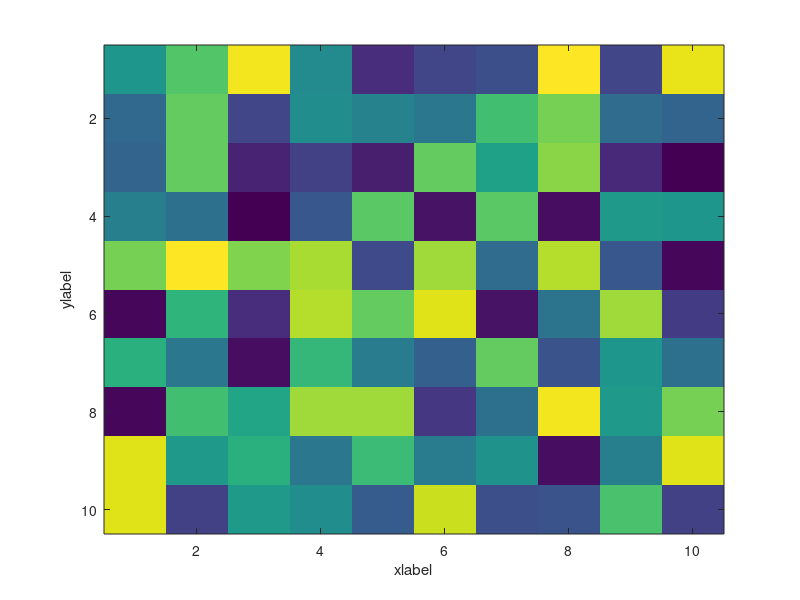

MATLAB code for this plot: (Note: this script raises an error after producing the figure.)
clear all
close all
figure(1)

imagesc(rand(10, 10).*100)
script_name = mfilename;
xlabel('xlabel')
ylabel('ylabel')
fig_wrapup(1, script_name)